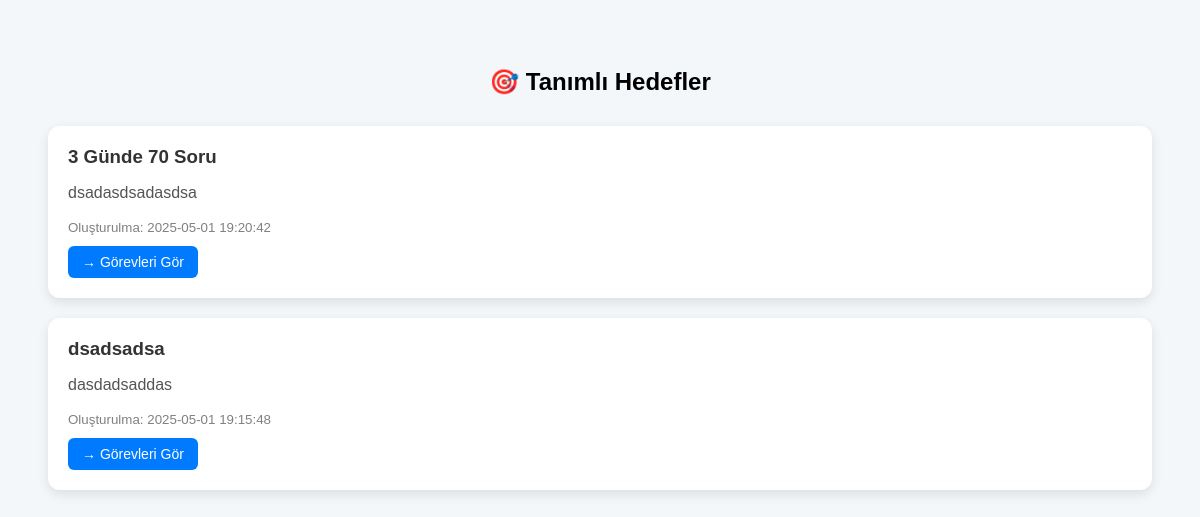
The page /list-tasks.php on the database as committed earlier.
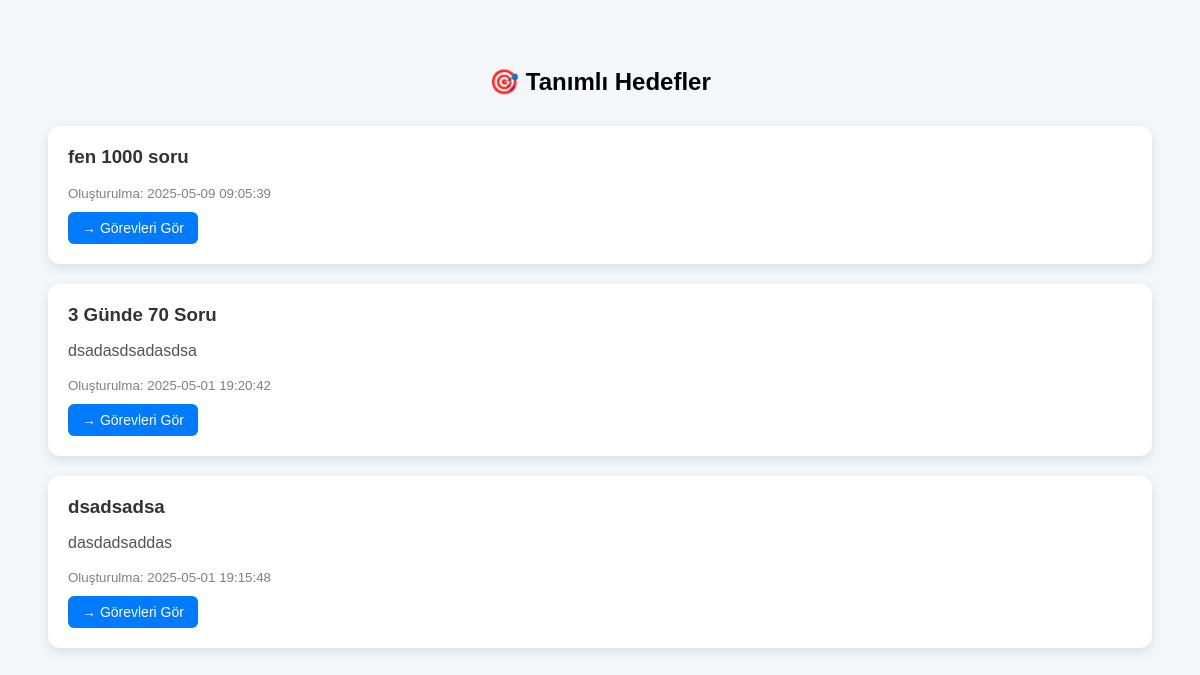
The same page on the database as committed later.
### tables this page shows
CREATE TABLE `goals` (
  `id` int(16) NOT NULL,
  `teacher_id` int(16) NOT NULL,
  `title` varchar(250) NOT NULL,
  `description` text NOT NULL,
  `end_date` date DEFAULT NULL,
  `start_date` date DEFAULT NULL,
  `created_at` datetime NOT NULL DEFAULT current_timestamp()
);

### list-tasks.php (the view, shortened to what this page needs)
<?php
$conn = new mysqli("localhost", "root", "", "student_db");
$result = $conn->query("SELECT * FROM goals ORDER BY created_at DESC");
?>
<!DOCTYPE html>
<html lang="tr">
<head>
</head>
<body>
<h2>🎯 Tanımlı Hedefler</h2>
<?php if ($result->num_rows > 0): ?>
    <?php while ($row = $result->fetch_assoc()): ?>
        <div class="goal">
            <h3><?= htmlspecialchars($row['title']) ?></h3>
            <p><?= nl2br(htmlspecialchars($row['description'])) ?></p>
            <small>Oluşturulma: <?= $row['created_at'] ?></small><br>
            <a class="view-tasks" href="list-tasks.php?goal_id=<?= $row['id'] ?>">→ Görevleri Gör</a>
        </div>
    <?php endwhile; ?>
<?php else: ?>
    <p>Henüz hiçbir hedef tanımlanmamış.</p>
<?php endif; ?>
</body>
</html>

Rows that differ between the two databases and show on the page:
added goals: title "fen 1000 soru", created_at "2025-05-09 09:05:39"
